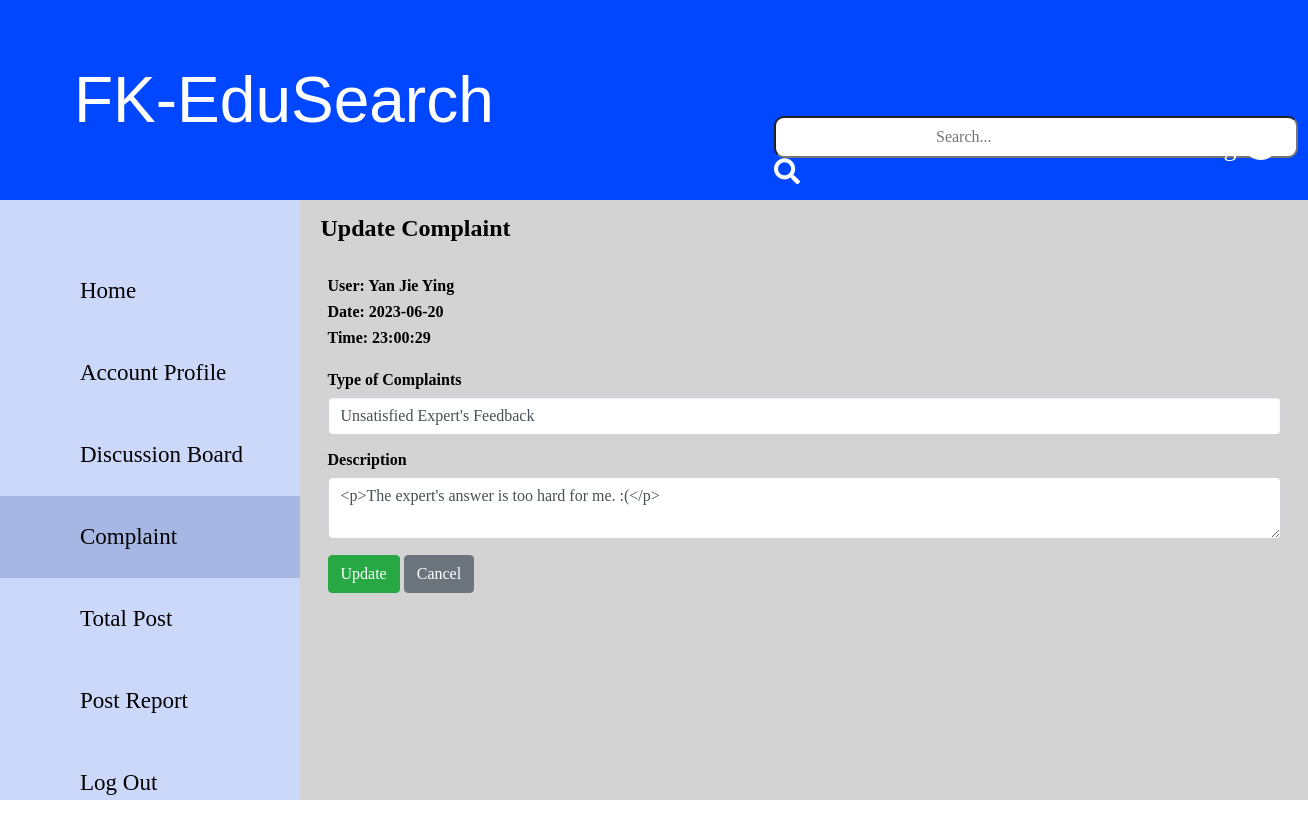
Screenshot of /Complaint/UserComplaintUpdate.php?complaint_id=54 with the database file from the repository.
### tables this page shows
CREATE TABLE `user` (
  `User_ID` varchar(7) NOT NULL,
  `user_password` varchar(20) NOT NULL,
  `user_name` varchar(30) NOT NULL,
  `user_type` varchar(20) NOT NULL,
  `user_email` varchar(20) NOT NULL,
  `user_phoneNum` varchar(20) NOT NULL,
  `user_researchArea` varchar(50) NOT NULL,
  `user_academicStatus` varchar(50) NOT NULL,
  `user_socialMediaAcc` varchar(50) NOT NULL,
  `user_ProfileStatus` varchar(100) NOT NULL,
  `user_LastLogin` datetime NOT NULL,
  `Admin_ID` varchar(7) NOT NULL
);

CREATE TABLE `complaint_list` (
  `Complaint_ID` int(7) NOT NULL,
  `Complaint_date` date NOT NULL,
  `Complaint_time` time NOT NULL,
  `Complaint_type` varchar(50) NOT NULL,
  `Complaint_description` varchar(300) NOT NULL,
  `Complaint_status` varchar(30) NOT NULL,
  `User_ID` varchar(7) NOT NULL,
  `Admin_ID` int(7) NOT NULL
);

### Complaint/UserComplaintUpdate.php (the view, shortened to what this page needs)
<?php
include 'dbconnection.php';
$userid = 1;
$sql = "SELECT cl.*, u.user_name FROM complaint_list AS cl JOIN user AS u ON cl.User_ID = u.user_ID WHERE cl.User_ID = $userid";
$result = $conn->query($sql);
$row = mysqli_fetch_assoc($result);
$username = $row['user_name'];
if (isset($_GET['complaint_id'])) {
    $complaintId = $_GET['complaint_id'];
    $sql = "SELECT * FROM complaint_list WHERE Complaint_ID = $complaintId";
    $result = $conn->query($sql);
    if ($result->num_rows > 0) {
        $row = $result->fetch_assoc();
        $complaintType = $row['Complaint_type'];
        $description = $row['Complaint_description'];
        $time = $row['Complaint_time'];
        $date = $row['Complaint_date'];
    } else {
        echo "Complaint not found.";
        exit;
    }
} else {
    echo "No complaint ID provided.";
    exit;
}
?>
<!DOCTYPE html>
<html>
<head>
    <link rel="stylesheet" href="https://use.fontawesome.com/releases/v5.0.7/css/all.css">
    <link rel="stylesheet" href="../assets/css/module5.css">
</head>
<body>
<div id="title-bar">
    <a id="FK-EduSearch" class="FK Edu-Search">FK-EduSearch</a>
    <div class="searchbar">
        <input type="search" class="" placeholder="Search..." aria-label="Search" aria-describedby="search-addon" />
        <span class="input-group-text border-0" id="search-addon">
            <i class="fas fa-search" style="font-size:26px; color:white"></i>
        </span>
    </div>
    <div>
        <a class="icon-link" href="#">
            <?php echo $username?>
            <i class="fas fa-user-circle" style="font-size:36px;color:white"></i>
        </a>
    </div>
</div>
<div class="wrapper">
    <nav id="nav-bar">
        <ul>
            <li><a class="nav-link" href="../User/UserHomepage.php">Home</a></li>
            <li><a class="nav-link" href="../User/UserAccountProfile.php">Account Profile</a></li>
            <li><a class="nav-link" href="../User/DiscussionBoard.php">Discussion Board</a></li>
            <li><a class="nav-link active" href="UserComplaint.php">Complaint</a></li>
            <li><a class="nav-link" href="../User/TotalPost.php">Total Post</a></li>
            <li><a class="nav-link" href="../User/PostReport.php">Post Report</a></li>
            <li><a class="nav-link" href="../login.php">Log Out</a></li>
        </ul>
    </nav>
    <div class="content-wrapper">
        <section class="content-header">
        <div class="container-fluid">
            <div class="row mb-2">
                <h1>Update Complaint</h1>
            </div>
        </div>
        </section>
        <section class="content">
            <div class="col-md-6">
                <div class="">
                    <div class="form-body">
                        <div class="form-group">
                            <label for="description">User: <?php echo $username?></label><br>
                            <label for="date">Date: <?php echo $date; ?></label><br>
                            <label for="time">Time: <?php echo $time; ?></label>
                        </div>
                        <form action="UserComplaintUpdate.php?complaint_id=<?php echo $complaintId; ?>" method="POST" onsubmit="return validateForm()">
                        <div class="form-group">
                            <label for="complainttype">Type of Complaints</label>
                            <select id="complainttype" class="form-control custom-select" name="complainttype" required>
                                    <option value="Unsatisfied Expert's Feedback" <?php if ($complaintType === "Unsatisfied Expert's Feedback") echo 'selected'; ?>>Unsatisfied Expert's Feedback</option>
                                </select>
                        </div>
                        <div class="form-group">
                            <label for="description">Description</label>
                            <textarea id="description" name="description" class="form-control" row="4" placeholder="Write a description of the complaint" required><?php echo $description; ?></textarea>
                        </div>
                        <div class="row">
                            <div class="col-12">
                            <button type="submit" class="btn btn-success">Update</button>
                            <a href="UserComplaint.php" class="btn btn-secondary">Cancel</a>
                            </div>
                        </div>
                        </form>
                    </div>
                </div>
            </div>
        </section>
    </div>
</body>
</html>

### rows the page displays
user: user_name "Yan Jie Ying"
complaint_list: Complaint_date "2023-06-20", Complaint_time "23:00:29", complainttype "Unsatisfied Expert's Feedback", description "<p>The expert's answer is too hard for me. :(</p>"
